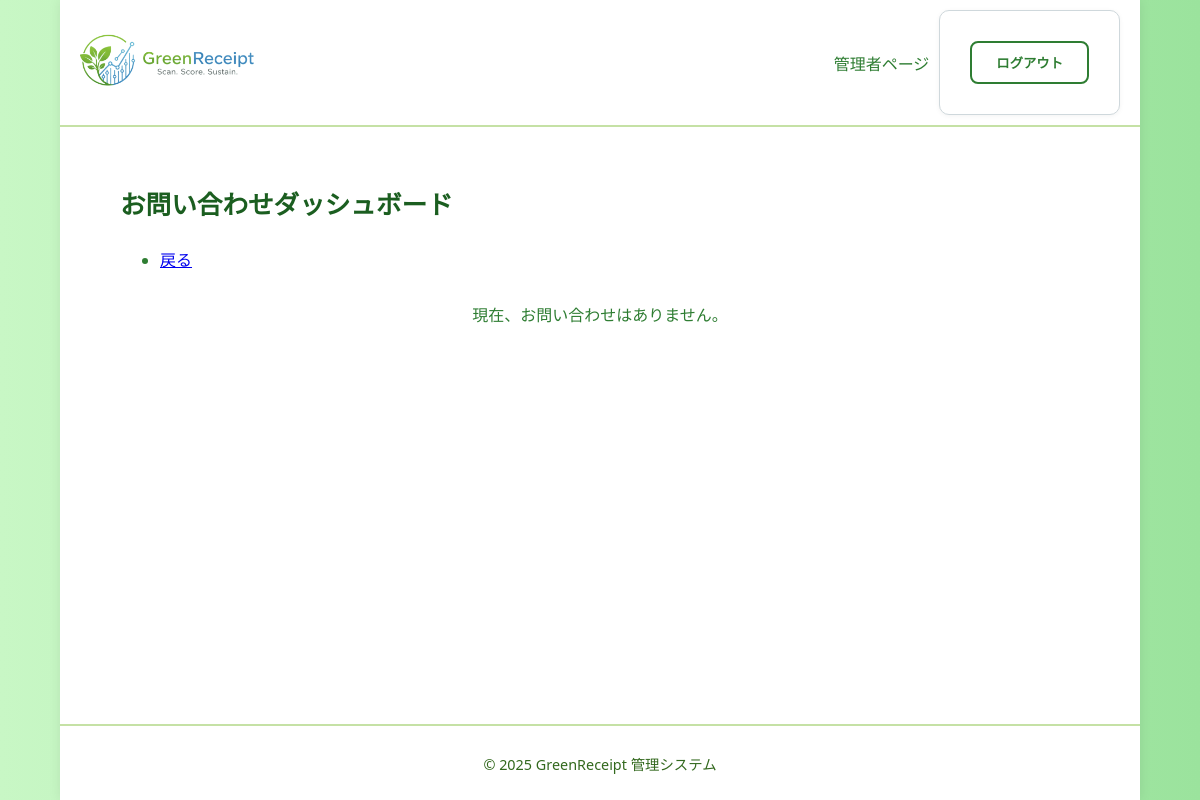
Before: /staff/inquiries/dashboard/ (signed in) with the older database file.
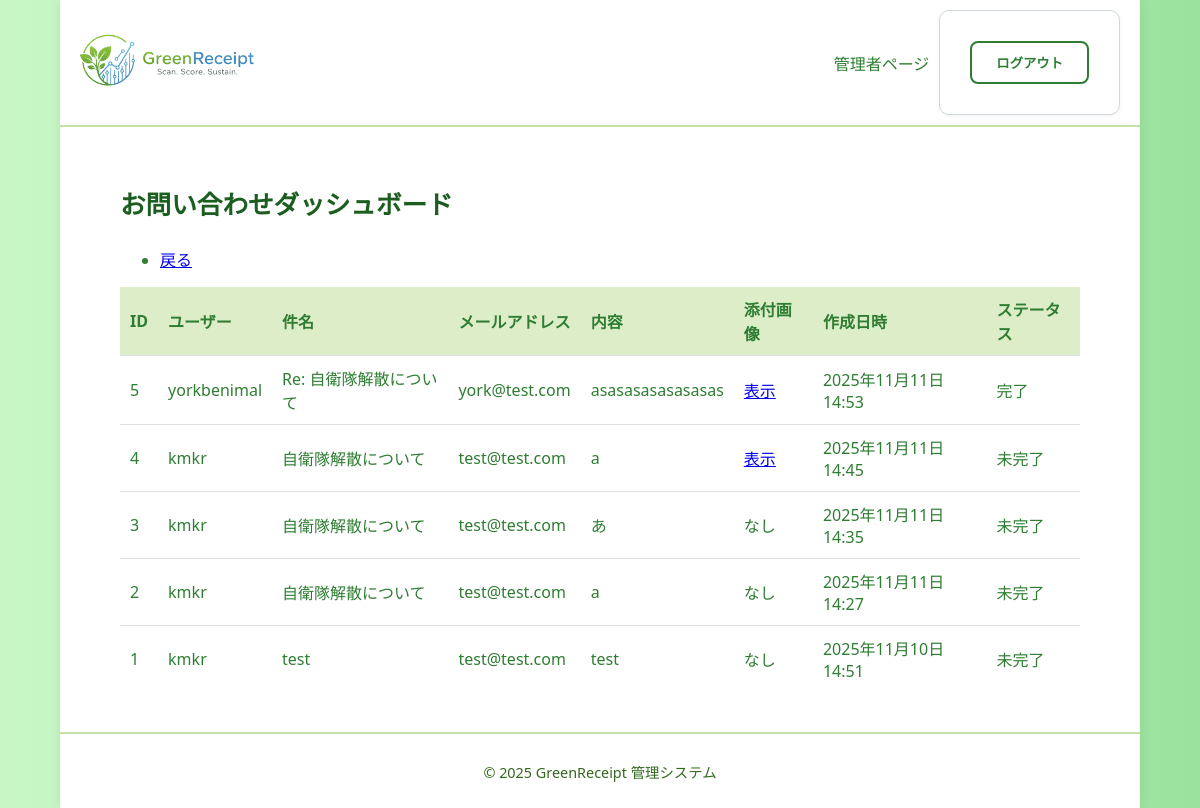
After: the same page with the newer database file.
### core/models.py (models this page shows, shortened)
class Inquiry(models.Model):
    user = models.ForeignKey(settings.AUTH_USER_MODEL, on_delete=models.SET_NULL,
                             null=True, blank=True, verbose_name='問い合わせユーザー')
    reply_to_email = models.EmailField(
        max_length=100, verbose_name='返信先メールアドレス')
    created_at = models.DateTimeField(auto_now_add=True, verbose_name='作成日時')
    subject = models.CharField(max_length=100, verbose_name='件名')
    body_text = models.TextField(verbose_name='内容')
    image = models.ImageField(
        upload_to='inquiries/', null=True, blank=True, verbose_name='添付画像')
    is_replied = models.BooleanField(default=False, verbose_name='返信済み')
    reply_message = models.TextField(blank=True, verbose_name='返信内容')
    class Meta:
        verbose_name = 'お問い合わせ'
        verbose_name_plural = 'お問い合わせ'

### accounts/models.py (models this page shows, shortened)
class CustomUser(AbstractUser):
    username = models.CharField(
        "ユーザー名",
        max_length=50,
        unique=True,
        help_text=(
            "必須。50文字以下。文字、数字、および @/./+/-/_ のみ使用できます。"
        ),
        validators=[AbstractUser.username_validator],
        error_messages={
            "unique": _("A user with that username already exists."),
        },
    )
    email = models.EmailField(_("email address"), unique=True)
    is_verified = models.BooleanField(default=False, verbose_name='メール認証済み')
    verification_token = models.CharField(
        max_length=100, blank=True, null=True, unique=True, verbose_name='認証トークン')
    ROLE_CHOICES = (
        ('admin', '管理者'),
        ('store', '店舗'),
        ('user', '一般ユーザー'),
    )
    current_points = models.IntegerField(default=0, verbose_name='ポイント')
    rank = models.CharField(max_length=10, default='seed', verbose_name='ランク')
    updated_at = models.DateTimeField(auto_now=True, verbose_name='アカウント更新日時')
    birthday = models.DateField(verbose_name='生年月日', null=True, blank=True)
    purchased_amount = models.IntegerField(default=0, verbose_name='購入点数')
    lastmonth_point = models.IntegerField(default=0, verbose_name='先月獲得ポイント')
    current_coupons = models.ManyToManyField(
        'core.Coupon', verbose_name='所持クーポン', blank=True)
    role = models.CharField(
        max_length=10, choices=ROLE_CHOICES, default='user', verbose_name='役割')
    store = models.ForeignKey(
        'core.Store', on_delete=models.SET_NULL, null=True, blank=True, verbose_name='所属店舗')
    new_email = models.EmailField(
        _("new email address"), blank=True, null=True)
    email_change_token = models.CharField(
        max_length=100, blank=True, null=True, unique=True, verbose_name='メール変更認証トークン'
    )
    class Meta:
        verbose_name = 'ユーザー'
        verbose_name_plural = 'ユーザー'

### core/views.py (the view)
# urls.py: path("staff/inquiries/dashboard/", views.admin_inquiry_dashboard, name="admin_inquiry_dashboard"),
@staff_member_required
def admin_inquiry_dashboard(request):
    inquiries = Inquiry.objects.all().order_by('-id')
    return render(request, 'admin/inquiry_dashboard.html', {'inquiries': inquiries})

### core/templates/admin/inquiry_dashboard.html (shortened to what this page needs)
{% extends 'admin/admin_base.html' %}
{% block content %}
  <main class="dashboard-main">
    <div class="dashboard-container">
      <div class="header-with-button">
        <h1>お問い合わせダッシュボード</h1>
        <ul class="list-group list-group-flush">
            <li class="list-group-item">
                <a href="{% url 'core:staff_index' %}">戻る</a>
            </li>
        </ul>
      </div>
      {% if inquiries %}
        <div class="table-responsive">
          <table class="table">
            <thead>
              <tr>
                <th>ID</th>
                <th>ユーザー</th>
                <th>件名</th>
                <th>メールアドレス</th>
                <th>内容</th>
                <th>添付画像</th>
                <th>作成日時</th>
                <th>ステータス</th>
              </tr>
            </thead>
            <tbody>
              {% for inquiry in inquiries %}
                <tr data-href="{% url 'core:inquiry_detail' inquiry.id %}">
                  <td>{{ inquiry.id }}</td>
                  <td>
                    {% if inquiry.user %}
                      {{ inquiry.user.username }}
                    {% else %}
                      ゲスト
                    {% endif %}
                  </td>
                  <td>{{ inquiry.subject }}</td>
                  <td>{{ inquiry.reply_to_email }}</td>
                  <td>{{ inquiry.body_text|truncatechars:40 }}</td>
                  <td>
                    {% if inquiry.image %}
                      <a href="{{ inquiry.image.url }}" target="_blank" onclick="event.stopPropagation();">表示</a>
                    {% else %}
                      なし
                    {% endif %}
                  </td>
                  <td>{{ inquiry.created_at|date:'Y年n月j日 H:i' }}</td>
                  <td>{{ inquiry.is_replied|yesno:"完了,未完了" }}</td>
                </tr>
              {% endfor %}
            </tbody>
          </table>
        </div>
      {% else %}
        <div class="alert alert-info">現在、お問い合わせはありません。</div>
      {% endif %}
    </div>
  </main>
{% endblock %}

Changed rows visible on the page:
added Inquiry: id "5", user.username "yorkbenimal", subject "Re: 自衛隊解散について", reply_to_email "york@test.com", body_text "asasasasasasasas", created_at "2025年11月11日 14:53", is_replied "完了"
added Inquiry: id "4", user.username "kmkr", subject "自衛隊解散について", reply_to_email "test@test.com", body_text "a", created_at "2025年11月11日 14:45", is_replied "未完了"
added Inquiry: id "3", user.username "kmkr", subject "自衛隊解散について", reply_to_email "test@test.com", body_text "あ", image "なし", created_at "2025年11月11日 14:35", is_replied "未完了"
added Inquiry: id "2", user.username "kmkr", subject "自衛隊解散について", reply_to_email "test@test.com", body_text "a", image "なし", created_at "2025年11月11日 14:27", is_replied "未完了"
added Inquiry: id "1", user.username "kmkr", subject "test", reply_to_email "test@test.com", body_text "test", image "なし", created_at "2025年11月10日 14:51", is_replied "未完了"
Other visible differences:
text no longer shown: "現在、お問い合わせはありません。"
text now shown: "ID ユーザー 件名 メールアドレス 内容 添付画像 作成日時 ステータス"
